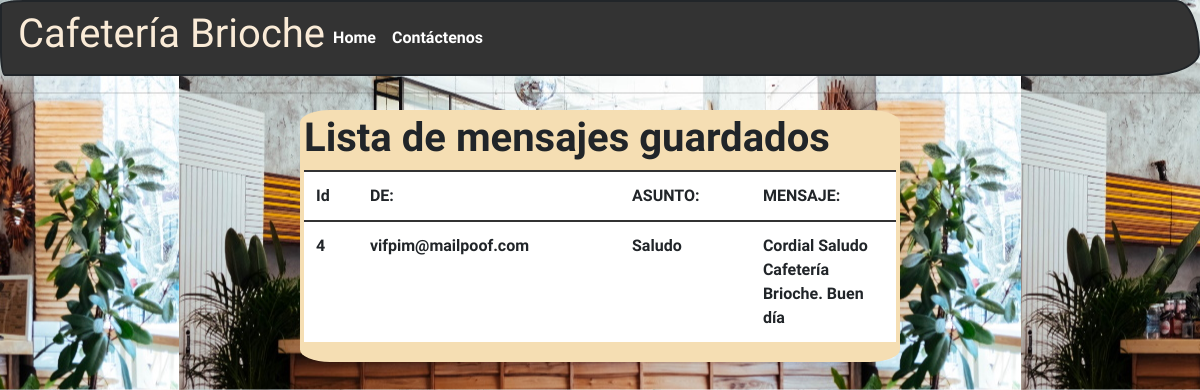
The page /mensajes on the database its author committed.
### app.py (models this page shows)
class Mensajes(db.Model):
    id = db.Column(db.Integer, primary_key=True)
    de = db.Column(db.Integer, unique = True)
    asunto = db.Column(db.String)
    mensaje = db.Column(db.String)

### app.py (the view)
@app.route('/mensajes')
def listarMsjs():
    mensajes = Mensajes.query.all()
    return render_template("Mensajes.html", mensajes=mensajes)

### templates/mensajes.html
{% extends "base.html" %}
{% block contenido %}
<div class="algo">
    <h1><b>Lista de mensajes guardados</b></h1>
    <table class="table table-hover"  class="tablas">
        <thead>
        <tr>
            <td width="2">Id</td>
            <td width="2">DE:</td>
            <td >ASUNTO:</td>
            <td >MENSAJE:</td>
        </tr>
        </thead>
        <tbody>
        {% for msjs in mensajes %}
            <tr>
                <td width="2">{% print(msjs.id) %}</td>
                <td width="2">{% print(msjs.de) %}</td>
                <td width="2">{% print(msjs.asunto) %}</td>
                <td width="2">{% print(msjs.mensaje) %}</td>
            </tr>
        {% endfor %}
        </tbody>
    </table>
</div>
{% endblock%}

### static/css/Estilo.css (style rules this page uses)
.algo { background-color: wheat;width: 50%;margin: auto;border-radius: 5%;padding: 4px 4px 4px 4px; }
body { margin: 0px;background-position: center; }

### rows shown on the page
Mensajes: id "4", de "vifpim@mailpoof.com", asunto "Saludo", mensaje "Cordial Saludo Cafetería Brioche. Buen día"
